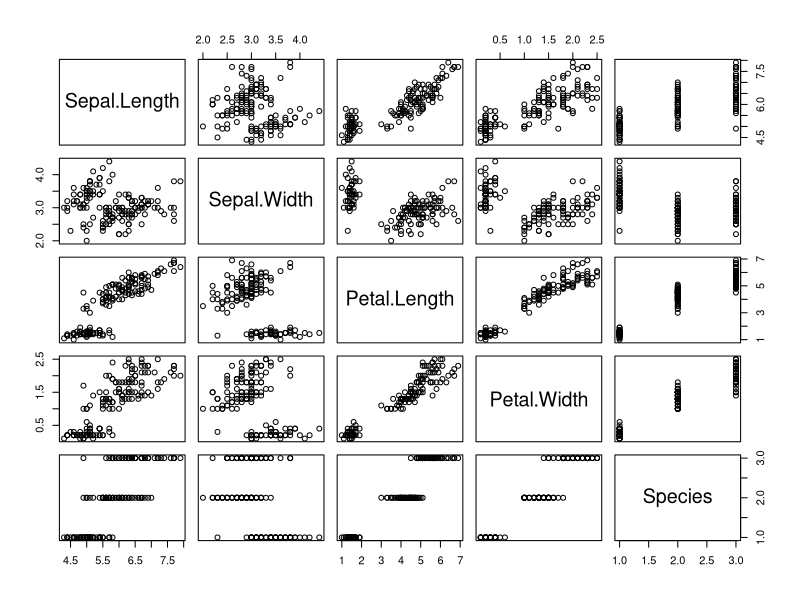
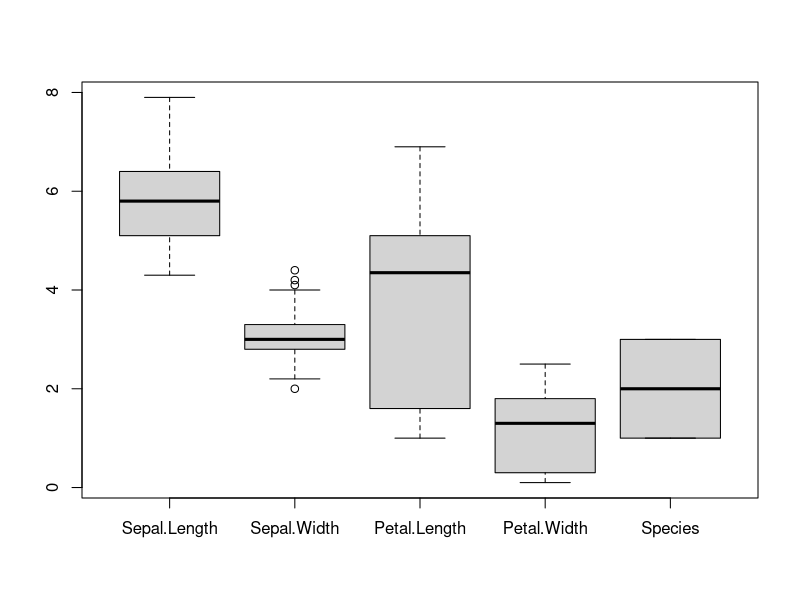
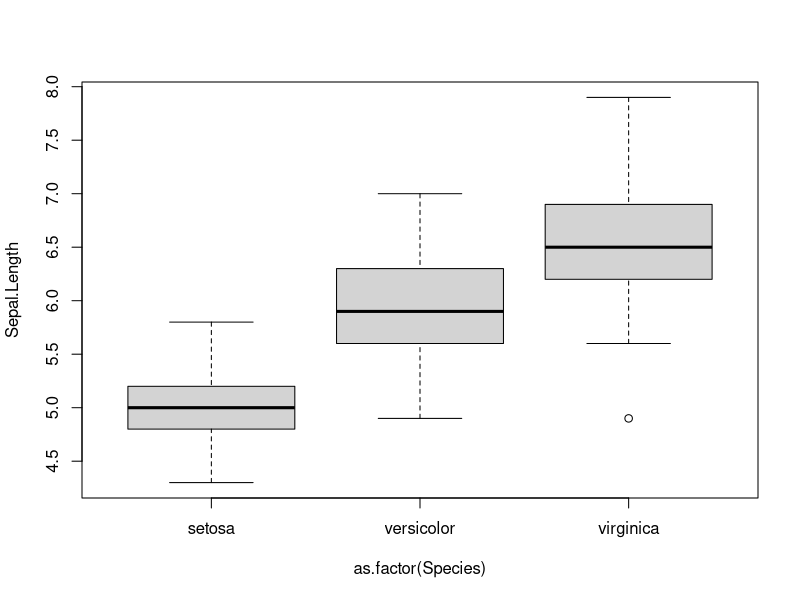
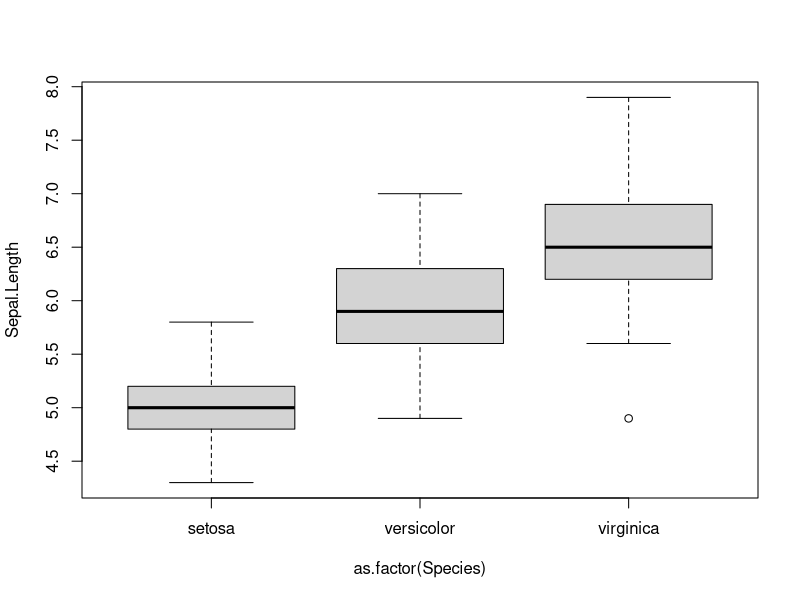
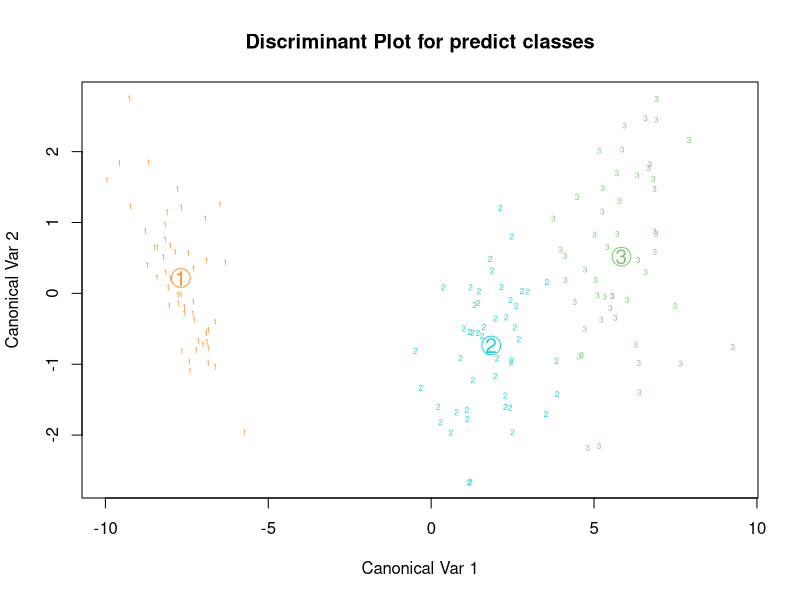
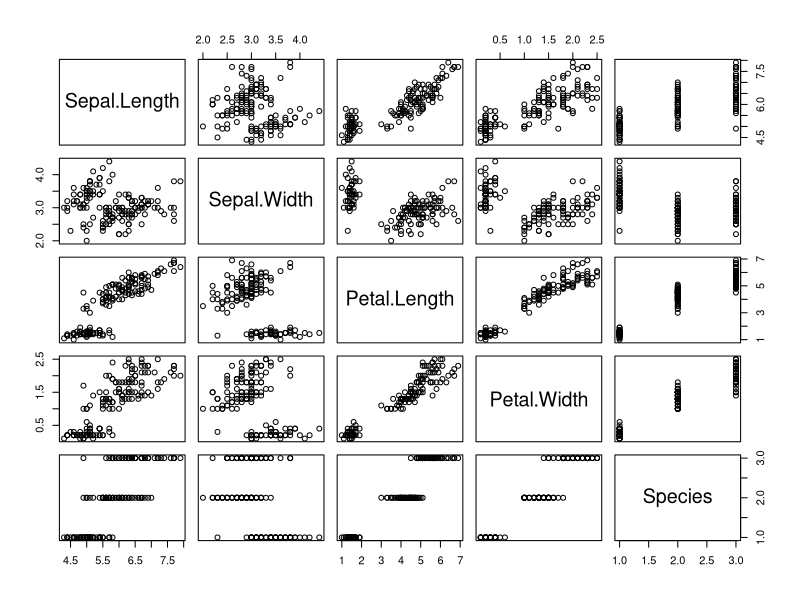

Reproduce these figures in R, in order.
require(mda)
data(iris)
attach(iris)

pairs(iris)
boxplot(iris)
x=boxplot(Sepal.Length~as.factor(Species),plot=T)
boxplot(Sepal.Length~as.factor(Species))


irisfit <- fda(Species ~ Sepal.Length + Sepal.Width + Petal.Length + Petal.Width, data = iris)
#irisfit <- fda(Species ~ ., data = iris)
irisfit

irisfit$confusion
confusion(irisfit)
##
## Training Misclassification Error: 0.02 ( N = 150 )
##
confusion(irisfit, iris)
coef(irisfit)
plot(irisfit)
par(mfrow=c(1,2))
plot(iris)
#
# Formirane na training and testing (validating) data sets
#

training <- sample(1:nrow(iris),130)
training_iris = iris[training, ]
table(iris$Species[training])
sort(training)

testing_iris=as.data.frame(iris[-training,])
table(testing_iris$Species)

irisfit.training.fda <- fda(Species ~ ., data = training_iris)
irisfit.training.fda

##
##confusion(predict(irisfit.training.fda, training_iris), training_iris$Species)
##
predict.training.fda <- predict(irisfit.training.fda, newdata=training_iris)
confusion(predict.training.fda, training_iris$Species)

prob<-predict(irisfit.training.fda,data=training_iris,type="posterior")
cbind(prob,training_iris[,"Species"])
class<-predict(irisfit.training.fda,data=training_iris,type="class")
cbind(class,training_iris[,"Species"])

predFDA <- predict(irisfit.training.fda,newdata=testing_iris)
confusion(predFDA,testing_iris$Species)
#
# predicted group membership for test data
#
table(iris$Species[-training],predFDA) # table with assignments
